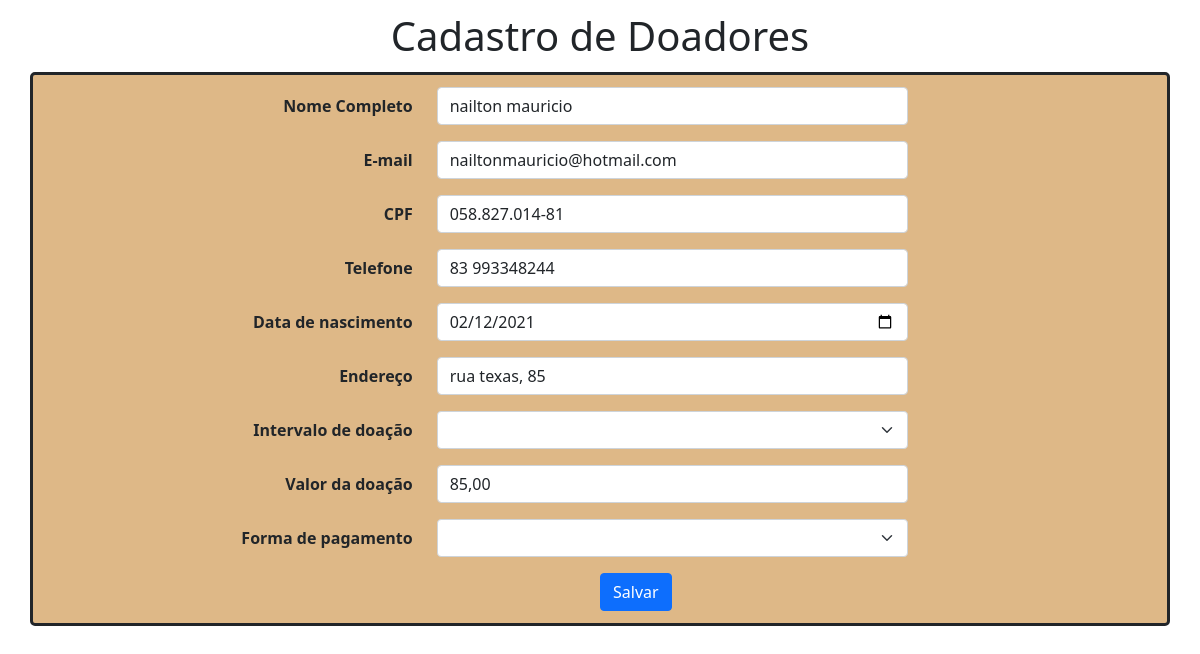
The app's page /form-update.php?id=5 with its own data.
### tables this page shows
CREATE TABLE `register` (
  `id` int(255) NOT NULL,
  `name` varchar(256) NOT NULL,
  `email` varchar(60) NOT NULL,
  `cpf` varchar(20) NOT NULL,
  `phone` varchar(20) NOT NULL,
  `birth_date` date NOT NULL,
  `address` varchar(100) NOT NULL,
  `registration_date` date NOT NULL,
  `donation_interval` varchar(30) NOT NULL,
  `donation_amount` varchar(100) NOT NULL,
  `form_of_payment` varchar(30) NOT NULL
);

### form-update.php (the view, shortened to what this page needs)
<?php
include_once "connection.php";
$id = filter_input(INPUT_GET, "id", FILTER_SANITIZE_NUMBER_INT);
if(!empty($id)) {
    $sql = "SELECT name, email, cpf, phone, registration_date, address, donation_interval, donation_amount,
    form_of_payment FROM register WHERE id=:id";
    $res = $conn->prepare($sql);
    $res ->bindParam("id", $id, PDO::PARAM_INT);
    $res->execute();
    $row = $res->fetch(PDO::FETCH_ASSOC);
}
?>
<!DOCTYPE html>
<html lang="pt-br">
<head>
    <link href="assets/style.css" rel="stylesheet" type="text/css"/>
    <link href="https://cdn.jsdelivr.net/npm/bootstrap@5.0.0-beta2/dist/css/bootstrap.min.css" rel="stylesheet"
>
</head>
<body>
<h1>Cadastro de Doadores</h1>
<div class="container">
    <form method="POST" action="update.php" id="form-contact" enctype="multipart/form-data">
        <div class="row mb-3">
            <label for="inputName3" class="col-sm-3 col-form-label"><strong>Nome Completo</strong></label>
            <div class="col-sm-6">
                <input type="text" name="name" id="name inputName3" class="form-control"  aria-describedby="nameHelp"
                value="<?= $row["name"]?>" required>
            </div>
        </div>
        <div class="row mb-3">
            <label for="inputEmail3" class="col-sm-3 col-form-label"><strong>E-mail</strong></label>
            <div class="col-sm-6">
                <input type="email" name="email" id="inputEmail3" class="form-control"  aria-describedby="emailHelp"
                value="<?= $row["email"]?>" required>
            </div>
        </div>
        <div class="row mb-3">
            <label for="inputCpf3" class="col-sm-3 col-form-label"><strong>CPF</strong></label>
            <div class="col-sm-6">
                <input type="text" name="cpf" id="inputCpf3" class="form-control"  aria-describedby="cpfHelp"
                value="<?= $row["cpf"]?>" required>
            </div>
        </div>
        <div class="row mb-3">
            <label for="inputPhone3" class="col-sm-3 col-form-label"><strong>Telefone</strong></label>
            <div class="col-sm-6">
                <input type="tel" name="phone" id="inputPhone3" class="phone form-control"  aria-describedby="phoneHelp"
                value="<?= $row["phone"]?>" required>
            </div>
        </div>
        <div class="row mb-3">
        <label for="inputBirth3" class="col-sm-3 col-form-label"><strong>Data de nascimento</strong></label>
            <div class="col-sm-6">
                <input type="date" name="birth_date" id="inputBirth3" class="form-control"  aria-describedby="birthHelp"
                value="<?= $row["registration_date"]?>" required>
            </div>
        </div>
        <div class="row mb-3">
        <label for="inputAd3" class="col-sm-3 col-form-label"><strong>Endereço</strong></label>
            <div class="col-sm-6">
                <input type="text" name="address" id="inputAd3" class="form-control"  aria-describedby="addressHelp"
                value="<?= $row["address"]?>" required>
            </div>
        </div>
        <div class="row mb-3">
        <label for="inputDonInn3" class="col-sm-3 col-form-label"><strong>Intervalo de doação</strong></label>
            <div class="col-sm-6">
                <select name="donation_interval" id="inputDonInn3" class="form-select"  aria-describedby="inputDonInnHelp"
                value="<?= $row["donation_interval"]?>" required>
                    <option selected=""></option>
                    <option value="Único">Único</option>
                </select>
            </div>
        </div>
        <div class="row mb-3">
        <label for="inputDonAmo3" class="col-sm-3 col-form-label"><strong>Valor da doação</strong></label>
            <div class="col-sm-6">
                <input type="text" name="donation_amount" id="inputDonAmo3" class="donation_amount form-control"
                aria-describedby="donationAmountHelp"
                value="<?= $row["donation_amount"]?>" required>
            </div>
        </div>
        <div class="row mb-3">
        <label for="inputPay3" class="col-sm-3 col-form-label"><strong>Forma de pagamento</strong></label>
            <div class="col-sm-6">
                <select name="form_of_payment" id="inputPay3" class="form-select"  aria-describedby="inputPayHelp"
                value="<?= $row["form_of_payment"]?>" required>
                    <option selected=""></option>
                    <option value="Débito">Débito</option>
                </select>
            </div>
        </div>
        <button type="submit" class="btn btn-primary">Salvar</button>
    </form>
</div>
    </body>
    </html>

### assets/style.css (style rules this page uses)
h1 { text-align: center; padding-top: 1%; }
.container { border: 3px solid; border-radius: 5px; padding-top: 1%; padding-bottom: 1%; margin-top: 1%; background-color: burlywood; }
.container .row { padding-left: 13%; }
.container .row .col-form-label { text-align: right; }
.container .btn-primary { margin-left: 50%; margin-right: 50%; }

### records on screen
register: name "nailton mauricio", email "nailtonmauricio@hotmail.com", cpf "058.827.014-81", phone "83 993348244", birth_date "02/12/2021", address "rua texas, 85", donation_amount "85,00"
